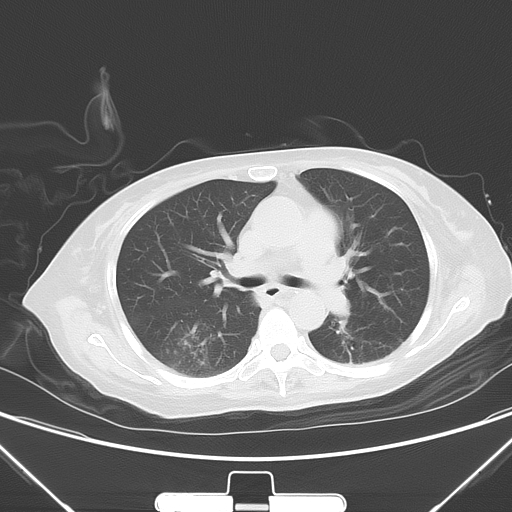
#> input picture openCV_lecture/IMG-0071-00047.jpg, 512 x 512 px, given in place of the camera
$ python '모션감지CCTV.py'
#> lines starting #> are read from the running program, lines starting #| are printed output that depends on the picture
import cv2
import numpy as np

thresh = 25
max_diff = 5

a, b, c = None, None, None
cap = cv2.VideoCapture(1)
cap.set(cv2.CAP_PROP_FRAME_WIDTH, 480)
cap.set(cv2.CAP_PROP_FRAME_HEIGHT, 320)

if cap.isOpened():
    ret, a = cap.read()
#> a is the input picture: shape (512, 512, 3); min 54, max 255, mean 113.2

    ret, b = cap.read()

    while ret:
        ret, c = cap.read()
        draw = c.copy()
        if not ret:
            break

        a_gray = cv2.cvtColor(a, cv2.COLOR_BGR2GRAY)
        b_gray = cv2.cvtColor(b, cv2.COLOR_BGR2GRAY)
        c_gray = cv2.cvtColor(c, cv2.COLOR_BGR2GRAY)

        diff1 = cv2.absdiff(a_gray, b_gray)
#> diff1: shape (512, 512); every value is 0
        diff2 = cv2.absdiff(b_gray, c_gray)

        #스레시홀드로 기준치 이내의 차이는 무시
        ret, diff1_t = cv2.threshold(diff1, thresh, 255, cv2.THRESH_BINARY)
#> ret = 25
        ret, diff2_t = cv2.threshold(diff2, thresh, 255, cv2.THRESH_BINARY)

        # 두 차이에 대해서 AND연산, 두영상의 차이가 모두 발견이 된 경우
        diff = cv2.bitwise_and(diff1_t, diff2_t)

        # 노이즈 제거 하기
        k = cv2.getStructuringElement(cv2.MORPH_CROSS, (3,3))
        diff = cv2.morphologyEx(diff, cv2.MORPH_OPEN, k)

        #모션이 발생 한 픽셀의 개수 판단 후 사각형 그리기
        diff_cnt = cv2.countNonZero(diff)
#> diff_cnt = 0
        if diff_cnt > max_diff:
            nzero = np.nonzero(diff) #0이 아닌 픽셀의 좌표얻기
            cv2.rectangle(draw, (min(nzero[1]), min(nzero[0]), max(nzero[1]), max(nzero[0])), (0,255,0), 2)
            cv2.putText(draw, "Motion Detected", (10,30), cv2.FONT_HERSHEY_DUPLEX, 0.5, (0,0,255))

        #컬러 스케일 영상과 스레시홀드 영상을 통합해서 출력
        stacked = np.hstack((draw, cv2.cvtColor(diff, cv2.COLOR_GRAY2BGR)))
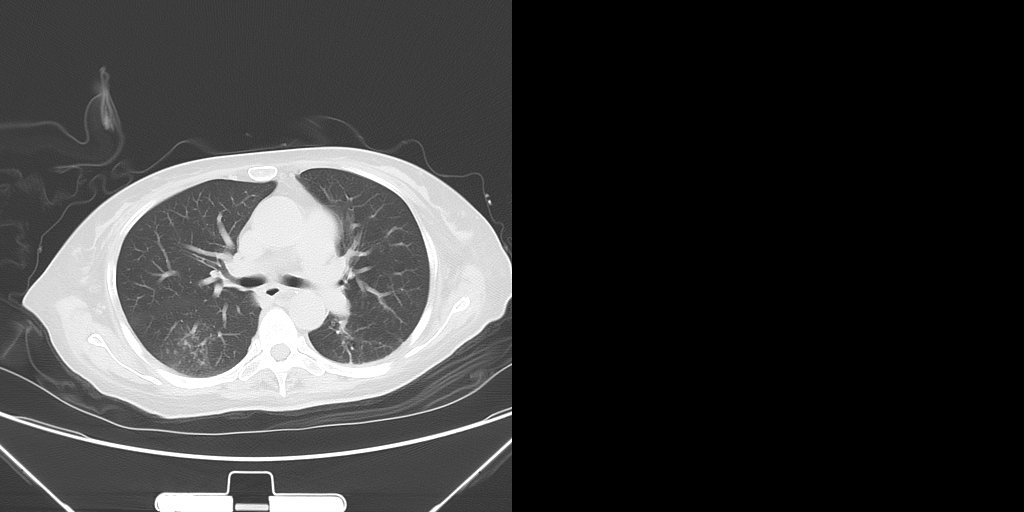
#> stacked: shape (512, 1024, 3); min 0, max 255, mean 56.6
        cv2.imshow("motion sensor", stacked)

        #다음 비교를 위해 영상 순서 정리
        a = b
        b = c
        if cv2.waitKey(1) & 0xFF == 27:
#> (key Esc is pressed here)
            break
